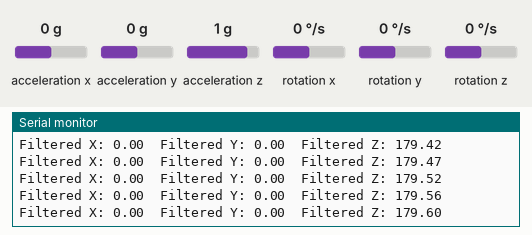
Simulated run of this sketch. Board: ESP32. Shown: the last lines printed to the serial monitor. The inputs (shaded band) are chosen by the test bench; at power-on: acceleration x 0 g, acceleration y 0 g, acceleration z 1 g, rotation x 0 °/s, rotation y 0 °/s, rotation z 0 °/s. USB keyboard and mouse output is not drawn.

Above: at 6.8 s.
6.9 s: acceleration x set to -1.4 g
At 7.6 s:
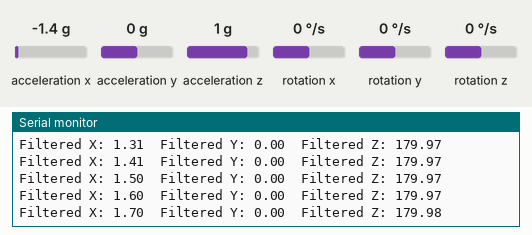
8.4 s: acceleration y set to -1.4 g
At 9.4 s:
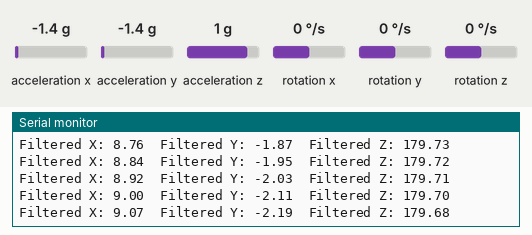
9.9 s: acceleration z set to -1.4 g
At 10.4 s:
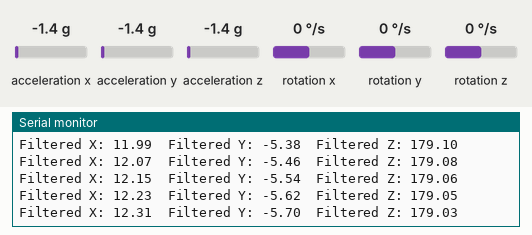
11.4 s: rotation x set to -192 °/s
At 12.0 s:
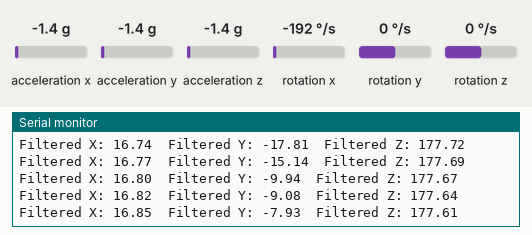
12.9 s: rotation y set to -192 °/s
At 13.5 s:
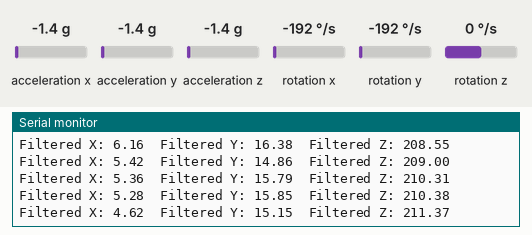
Timing chart, 0 to 15.4 s (numbered marks = the images above; inputs shaded):
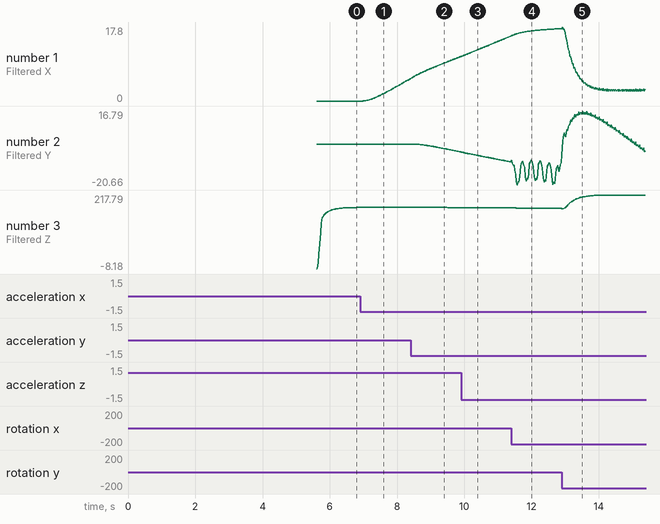

The sketch:

air_mouse.ino
```cpp
#include <Wire.h>
#include <MPU6050.h>
#include <MadgwickAHRS.h>
#include <BleMouse.h>

MPU6050 mpu;
Madgwick filter;
BleMouse bleMouse("ESP32_AirMouse");  // BLEMouse -> BleMouse

#define FILTER_TYPE 7  // 7: Madgwick + Adaptive Kalman + Savitzky-Golay Filter

// Kalman Filter parameters
float adaptiveKalmanAngleX = 0, adaptiveKalmanAngleY = 0, adaptiveKalmanAngleZ = 0;
float P[3][2][2] = {{{0.01, 0}, {0, 0.01}}, {{0.01, 0}, {0, 0.01}}, {{0.01, 0}, {0, 0.01}}}; // Adjusted after calibration
float R = 0.01;  // Measurement noise covariance
float Q_angle = 0.001;  // Process noise covariance for the angle
float Q_gyro = 0.003;   // Process noise covariance for the gyro

// Savitzky-Golay filter parameters
#define SG_ORDER 9  // Number of coefficients
float sgCoeffs[] = {-0.09090909, 0.06060606, 0.16883117, 0.23376623, 0.25541126, 0.23376623, 0.16883117, 0.06060606, -0.09090909};
float sgBufferX[SG_ORDER] = {0};
float sgBufferY[SG_ORDER] = {0};
float sgBufferZ[SG_ORDER] = {0};

// Timer variable for time difference calculation
unsigned long timer = 0;

// Calibration variables
float gyroBiasX = 0, gyroBiasY = 0, gyroBiasZ = 0;

void calibrateSensors() {
  const int calibrationSamples = 1000;
  long gyroXSum = 0, gyroYSum = 0, gyroZSum = 0;

  Serial.println("Calibrating sensors...");
  for (int i = 0; i < calibrationSamples; i++) {
    int16_t ax, ay, az, gx, gy, gz;
    mpu.getMotion6(&ax, &ay, &az, &gx, &gy, &gz);

    gyroXSum += gx;
    gyroYSum += gy;
    gyroZSum += gz;

    delay(2); // Small delay between samples
  }

  gyroBiasX = gyroXSum / calibrationSamples / 131.0;
  gyroBiasY = gyroYSum / calibrationSamples / 131.0;
  gyroBiasZ = gyroZSum / calibrationSamples / 131.0;

  // Calculate initial angles from accelerometer
  int16_t ax, ay, az;
  mpu.getAcceleration(&ax, &ay, &az);
  adaptiveKalmanAngleX = atan2(ay, az) * 180 / PI;
  adaptiveKalmanAngleY = atan2(ax, az) * 180 / PI;
  adaptiveKalmanAngleZ = 0;  // Assuming initial Z angle is 0

  Serial.println("Calibration completed.");
}

void setup() {
  Serial.begin(115200);
  Wire.begin();
  mpu.initialize();

  if (!mpu.testConnection()) {
    Serial.println("MPU6050 connection failed!");
    while (1);
  }
  bleMouse.begin();
  filter.begin(100);  // Initialize Madgwick filter with sampling rate of 100 Hz

  calibrateSensors();

  timer = micros();
}

void loop() {
  int16_t ax, ay, az, gx, gy, gz;
  mpu.getMotion6(&ax, &ay, &az, &gx, &gy, &gz);

  // Convert gyroscope values to degrees/sec and remove bias
  float gyroXrate = (gx / 131.0) - gyroBiasX;
  float gyroYrate = (gy / 131.0) - gyroBiasY;
  float gyroZrate = (gz / 131.0) - gyroBiasZ;

  // Convert accelerometer values to angles (in degrees)
  float accelAngleX = atan2(ay, az) * 180 / PI;
  float accelAngleY = atan2(ax, az) * 180 / PI;
  float accelAngleZ = 0;  // Assuming no direct calculation for Z angle from accelerometer

  // Time difference
  float dt = (micros() - timer) / 1000000.0;
  timer = micros();

  // Step 1: Apply Madgwick Filter
  filter.updateIMU(gx, gy, gz, ax, ay, az);
  float madgwickX = filter.getPitch();
  float madgwickY = filter.getRoll();
  float madgwickZ = filter.getYaw();

  // Step 2: Apply Adaptive Kalman Filter
  float filteredX = adaptiveKalmanFilter(madgwickX, gyroXrate, dt, adaptiveKalmanAngleX, P[0]);
  float filteredY = adaptiveKalmanFilter(madgwickY, gyroYrate, dt, adaptiveKalmanAngleY, P[1]);
  float filteredZ = adaptiveKalmanFilter(madgwickZ, gyroZrate, dt, adaptiveKalmanAngleZ, P[2]);

  // Step 3: Apply Savitzky-Golay Filter
  filteredX = savitzkyGolayFilter(filteredX, sgBufferX);
  filteredY = savitzkyGolayFilter(filteredY, sgBufferY);
  filteredZ = savitzkyGolayFilter(filteredZ, sgBufferZ);

  // Output filtered values
  Serial.print("Filtered X: ");
  Serial.print(filteredX);
  Serial.print("\tFiltered Y: ");
  Serial.print(filteredY);
  Serial.print("\tFiltered Z: ");
  Serial.println(filteredZ);

  if(bleMouse.isConnected())
  {
    bleMouse.move(filteredZ/256, -filteredX/256);
  }

  delay(20); // 루프 딜레이
}

// Adaptive Kalman Filter function
float adaptiveKalmanFilter(float accelAngle, float gyroRate, float dt, float &adaptiveKalmanAngle, float P[2][2]) {
  // Predict error covariance matrix P
  float Pdot[2] = {Q_angle - P[0][1] - P[1][0], -P[1][1]};
  P[0][0] += Pdot[0] * dt;
  P[0][1] += Pdot[1] * dt;
  P[1][0] += Pdot[1] * dt;
  P[1][1] += Q_gyro * dt;

  // Calculate Kalman gain
  float S = P[0][0] + R;
  float K[2] = {P[0][0] / S, P[1][0] / S};

  // Update angle with measurement
  float y = accelAngle - adaptiveKalmanAngle;
  adaptiveKalmanAngle += K[0] * y;

  // Update error covariance matrix P
  float P00_temp = P[0][0];
  float P01_temp = P[0][1];
  P[0][0] -= K[0] * P00_temp;
  P[0][1] -= K[0] * P01_temp;
  P[1][0] -= K[1] * P00_temp;
  P[1][1] -= K[1] * P01_temp;

  return adaptiveKalmanAngle;
}

// Savitzky-Golay Filter function
float savitzkyGolayFilter(float currentValue, float buffer[]) {
  // Shift buffer values to the right
  for (int i = SG_ORDER - 1; i > 0; i--) {
    buffer[i] = buffer[i - 1];
  }
  buffer[0] = currentValue;

  // Apply Savitzky-Golay coefficients to calculate smoothed value
  float result = 0;
  for (int i = 0; i < SG_ORDER; i++) {
    result += buffer[i] * sgCoeffs[i];
  }
  return result;
}
```

Measured:
- after the input at 6.9 s, the serial monitor: prints a new line at once (image 1)
- plotted number 1: 0 → 5.39 after the input at 6.9 s
